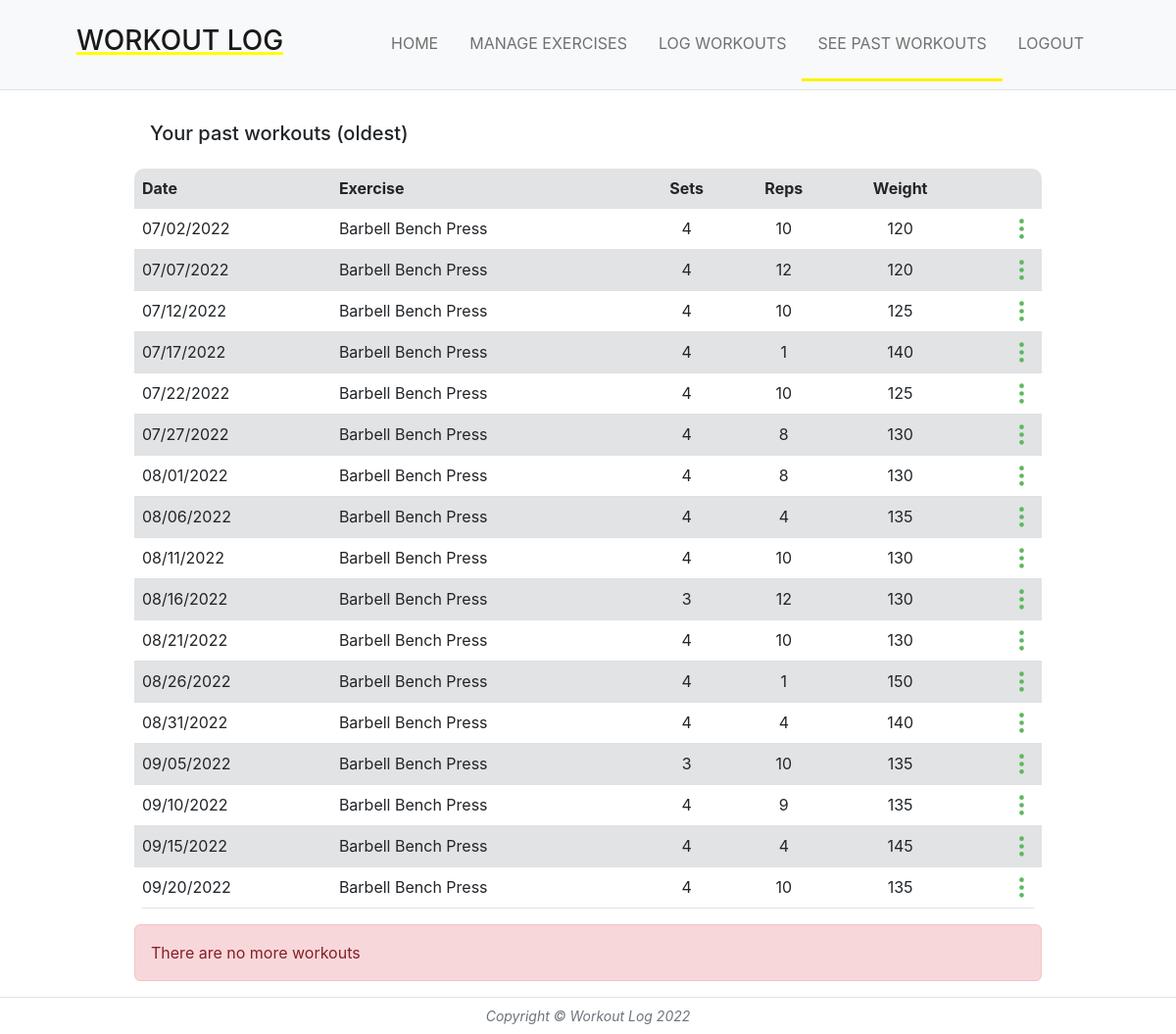
/see_past_workouts/oldest (signed in), run on the app's committed database.
### main/models.py (models this page shows, shortened)
class Workout(models.Model):
    user = models.ForeignKey(User, on_delete=models.CASCADE, related_name="workout", null=True)
    date = models.DateField(default=now, editable=True)
    exercise = models.ForeignKey(Exercise, on_delete=models.CASCADE)
    sets = models.PositiveSmallIntegerField(validators=[MaxValueValidator(9999), MinValueValidator(1)])
    reps = models.PositiveSmallIntegerField(validators=[MaxValueValidator(9999), MinValueValidator(1)])
    weight = models.PositiveSmallIntegerField(validators=[MaxValueValidator(9999), MinValueValidator(1)])
    comment = models.TextField(default="None", max_length=300)

class Exercise(models.Model):
    user = models.ForeignKey(User, on_delete=models.CASCADE, related_name="exercise", null=True)
    name = models.CharField(max_length=100, unique=True)
    def __str__(self):
        return self.name

### main/views.py (the view)
# urls.py: path("see_past_workouts/<sort_by>", views.seePastWorkouts, name="seePastWorkouts"),
def seePastWorkouts(request, sort_by):
    if sort_by == "newest":
        workouts = request.user.workout.all().order_by('-date')
    elif sort_by == "oldest":
        workouts = request.user.workout.all().order_by('date')
    else:
        workouts = request.user.workout.filter(exercise__name=sort_by).order_by('-date')
    workoutCount = workouts.count()
    workouts = workouts[:40]
    includeSeeMoreBtn = workoutCount > 40
    exerciseIDtoName = {}
    for exercise in request.user.exercise.all():
        exerciseIDtoName[exercise.id] = exercise.name
    return render(request, "main/seePastWorkouts.html", {"workouts": workouts, "workoutCount": workoutCount,
        "exerciseIDtoName": exerciseIDtoName, "includeSeeMoreBtn": includeSeeMoreBtn, "sort_by": sort_by})

### main/templates/main/seePastWorkouts.html (shortened to what this page needs)
{% extends 'main/base.html' %}
{% load static %}
{% block extraCSS %}
<link href="{% static 'css/seePastWorkouts.css' %}" rel="stylesheet">
{% endblock %}
{% block content %}
<div class="p-3">
    <h5>Your past workouts ({{sort_by}})</h5>
</div>
<table class="table">
    <thead>
        <tr>
            <th>Date</th>
            {% if sort_by == "newest" or sort_by == "oldest" %}
                <th>Exercise</th>
            {% else %}
                <th></th>
            {% endif %}
            <th>Sets</th>
            <th>Reps</th>
            <th>Weight</th>
            <th></th>
        </tr>
    </thead>
    <tbody id="workout-list-container">
        {% for workout in workouts %}
            <tr>
                <td>{{workout.date|date:"SHORT_DATE_FORMAT"}}</td>
                {% if sort_by == "newest" or sort_by == "oldest" %}
                    <td>{{workout.exercise}}</td>
                {% else %}
                    <td></td>
                {% endif %}
                <td>{{workout.sets}}</td>
                <td>{{workout.reps}}</td>
                <td>{{workout.weight}}</td>
                <td>
                    <div class="dropdown custom-dropdown">
                        <a href="#" role="button" id="dropdownMenuLink" data-bs-toggle="dropdown" aria-expanded="false">
                            <svg xmlns="http://www.w3.org/2000/svg" width="100%" height="100%" fill="currentColor" class="bi bi-three-dots-vertical custom-button" viewBox="0 0 16 16">
                                <path d="M9.5 13a1.5 1.5 0 1 1-3 0 1.5 1.5 0 0 1 3 0zm0-5a1.5 1.5 0 1 1-3 0 1.5 1.5 0 0 1 3 0zm0-5a1.5 1.5 0 1 1-3 0 1.5 1.5 0 0 1 3 0z"/>
                            </svg>
                        </a>
                    </div>
                </td>
            </tr>
        {% endfor %}
    </tbody>
</table>
{% if includeSeeMoreBtn %}
<div class="spinner-border text-primary hide" role="status" id="load-spin">
</div>
<div class="mb-3" id="btn-see-more">
    <button type="button" class="btn btn-success form-control">See More</button>
</div>
<div class="alert alert-danger hide" role="alert" id="load-alert">
    There are no more workouts
</div>
{% else %}
<div class="alert alert-danger" role="alert" id="load-alert">
    There are no more workouts
</div>
{% endif %}
{% endblock %}

### static/css/base.css (style rules this page uses)
* { font-family: -apple-system, BlinkMacSystemFont, "Segoe UI", Roboto, Helvetica, Arial, sans-serif, "Apple Color Emoji", "Segoe UI Emoji", "Segoe UI Symbol"; }

### static/css/seePastWorkouts.css (style rules this page uses)
.custom-dropdown { height: 25px; width: 25px; float: right; position: relative; }
.custom-button { height: 100%; width: 100%; color: #5cb85c; }
a { color: black; text-decoration: none; }
table { border-radius: 10px; overflow: hidden }
tbody td:nth-child(2) { word-wrap: break-word; word-break: break-all; white-space: normal; }
thead { background-color: #E1E3E5; }
tbody tr:nth-child(even) { background-color: #E1E3E5; }
th:nth-child(3), th:nth-child(4), th:nth-child(5), td:nth-child(3), td:nth-child(4), td:nth-child(5) { text-align: center; }
td * { vertical-align : middle !important; vertical-align:top !important; vertical-align:bottom !important; }

### data on the page
Workout: date "07/02/2022", exercise "Barbell Bench Press", sets "4", reps "10", weight "120"
Workout: date "07/07/2022", exercise "Barbell Bench Press", sets "4", reps "12", weight "120"
Workout: date "07/12/2022", exercise "Barbell Bench Press", sets "4", reps "10", weight "125"
Workout: date "07/17/2022", exercise "Barbell Bench Press", sets "4", reps "1", weight "140"
Workout: date "07/22/2022", exercise "Barbell Bench Press", sets "4", reps "10", weight "125"
Workout: date "07/27/2022", exercise "Barbell Bench Press", sets "4", reps "8", weight "130"
Workout: date "08/01/2022", exercise "Barbell Bench Press", sets "4", reps "8", weight "130"
Workout: date "08/06/2022", exercise "Barbell Bench Press", sets "4", reps "4", weight "135"
Workout: date "08/11/2022", exercise "Barbell Bench Press", sets "4", reps "10", weight "130"
Workout: date "08/16/2022", exercise "Barbell Bench Press", sets "3", reps "12", weight "130"
Workout: date "08/21/2022", exercise "Barbell Bench Press", sets "4", reps "10", weight "130"
Workout: date "08/26/2022", exercise "Barbell Bench Press", sets "4", reps "1", weight "150"
Workout: date "08/31/2022", exercise "Barbell Bench Press", sets "4", reps "4", weight "140"
Workout: date "09/05/2022", exercise "Barbell Bench Press", sets "3", reps "10", weight "135"
Workout: date "09/10/2022", exercise "Barbell Bench Press", sets "4", reps "9", weight "135"
Workout: date "09/15/2022", exercise "Barbell Bench Press", sets "4", reps "4", weight "145"
Workout: date "09/20/2022", exercise "Barbell Bench Press", sets "4", reps "10", weight "135"

### other printed values
{{ sort_by }} "oldest"
